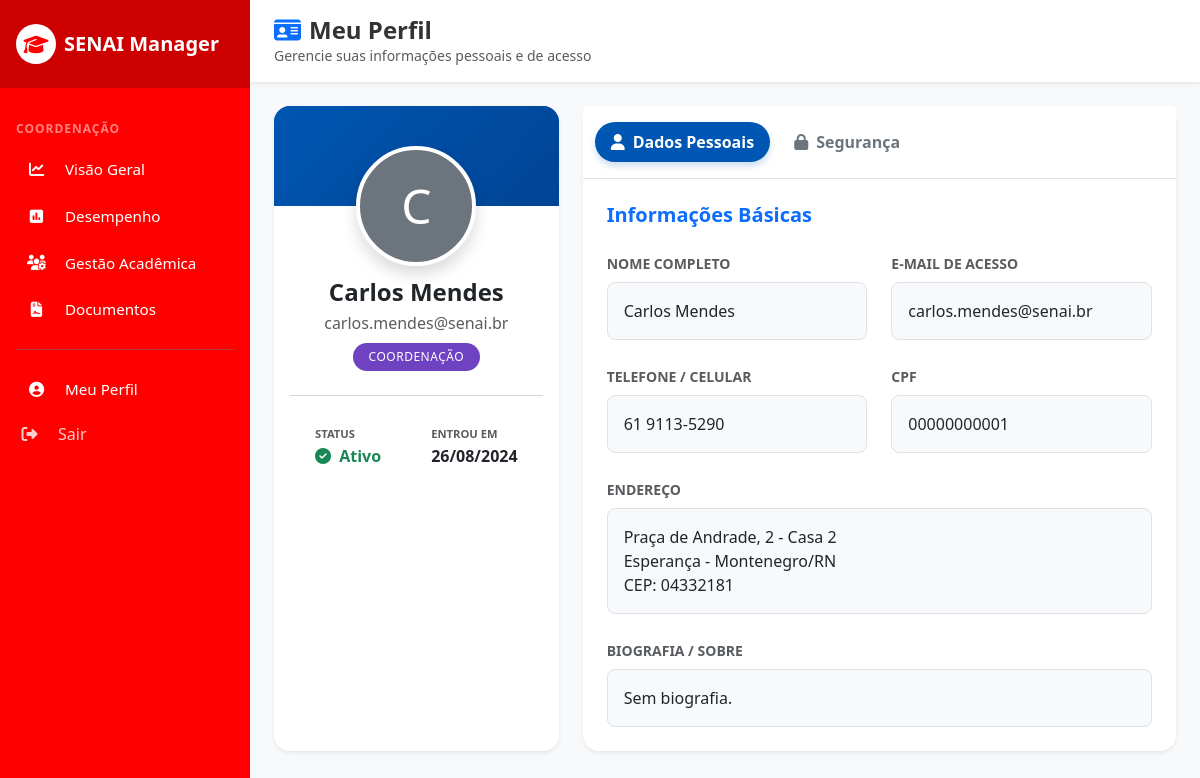
Page /dashboards/perfil/ (signed in) on the committed database.
### apps/usuarios/models.py (models this page shows, shortened)
class Profile(models.Model):
    TIPOS_PERFIL = (
        ('aluno', 'Aluno'),
        ('professor', 'Professor'),
        ('secretaria', 'Secretaria'),
        ('coordenacao', 'Coordenação'),
    )
    user = models.OneToOneField(User, on_delete=models.CASCADE, related_name='profile')
    tipo = models.CharField(max_length=20, choices=TIPOS_PERFIL)
    telefone = models.CharField(max_length=15, blank=True, null=True)
    data_nascimento = models.DateField(null=True, blank=True)
    cpf = models.CharField(max_length=14, unique=True, null=True)
    cep = models.CharField(max_length=9, blank=True, null=True)
    logradouro = models.CharField(max_length=255, blank=True, null=True)
    numero = models.CharField(max_length=30, blank=True, null=True)
    bairro = models.CharField(max_length=100, blank=True, null=True)
    cidade = models.CharField(max_length=80, blank=True, null=True)
    estado = models.CharField(max_length=2, blank=True, null=True)
    endereco = models.CharField(max_length=255, blank=True, null=True)
    class Meta:
        verbose_name = 'Perfil'
        verbose_name_plural = 'Perfis'

### apps/academico/models.py (models this page shows, shortened)
class Coordenacao(models.Model):
    user = models.OneToOneField(settings.AUTH_USER_MODEL, on_delete=models.CASCADE, primary_key=True)
    registro_administrativo = models.CharField(max_length=50, unique=True, blank=True, null=True)
    nivel_acesso = models.CharField(max_length=50, blank=True, null=True)
    area_coordenacao = models.CharField(max_length=100, blank=True, null=True)
    data_inicio_funcao = models.DateField(blank=True, null=True)
    pode_finalizar_boletim = models.BooleanField(default=False)
    pode_aprovar_turma = models.BooleanField(default=False)
    pode_gerenciar_perfis = models.BooleanField(default=False)
    cod_endereco = models.ForeignKey(Endereco, on_delete=models.SET_NULL, null=True, blank=True)
    class Meta:
        verbose_name = 'Coordenação'
        verbose_name_plural = 'Coordenação'
        db_table = 'academico_coordenacao'

class Endereco(models.Model):
    cep = models.CharField(max_length=10, blank=True, null=True)
    logradouro = models.CharField(max_length=255, blank=True, null=True)
    numero = models.CharField(max_length=20, blank=True, null=True)
    complemento = models.CharField(max_length=100, blank=True, null=True)
    bairro = models.CharField(max_length=100, blank=True, null=True)
    cidade = models.CharField(max_length=100, blank=True, null=True)
    estado = models.CharField(max_length=2, blank=True, null=True)
    class Meta:
        verbose_name = 'Endereço'
        verbose_name_plural = 'Endereços'
        db_table = 'academico_endereco'

### apps/dashboards/views.py (the view, shortened to what this page needs)
# urls.py: path('perfil/', perfil_view, name='perfil'),
@login_required
def perfil_view(request):
    context = {}
    try:
        if not hasattr(request.user, 'profile'):
            context['tipo_usuario'] = 'desconhecido'
            return render(request, "dashboards/perfil.html", context)
        profile = request.user.profile
        context['tipo_usuario'] = profile.tipo
        if profile.tipo == 'aluno':
            try:
                aluno = Aluno.objects.select_related('turma_atual', 'turma_atual__id_curso', 'cod_endereco').get(user=request.user)
                context['perfil_dado'] = aluno
                if aluno.turma_atual:
                    context['turma'] = aluno.turma_atual
                    context['curso'] = aluno.turma_atual.id_curso
            except Aluno.DoesNotExist:
                context['erro_perfil'] = "Registro de aluno não encontrado."
        elif profile.tipo == 'secretaria':
            try:
                context['perfil_dado'] = Secretaria.objects.select_related('cod_endereco').get(user=request.user)
            except Secretaria.DoesNotExist:
                pass
        elif profile.tipo == 'coordenacao':
            try:
                context['perfil_dado'] = Coordenacao.objects.select_related('cod_endereco').get(user=request.user)
            except Coordenacao.DoesNotExist:
                pass
    except Exception as e:
        context['erro_perfil'] = f"Erro inesperado ao carregar perfil: {str(e)}"
    return render(request, "dashboards/perfil.html", context)

### templates/dashboards/perfil.html (shortened to what this page needs)
{% extends 'base.html' %}
{% load static %}
{% block content %}
<div class="layout-wrapper d-flex bg-light">
    {% include 'includes/sidebar.html' %}
    <div id="main-content" class="flex-grow-1 transition-all">
        <header class="bg-white sticky-top shadow-sm py-3 px-4 mb-4">
            <div class="d-flex justify-content-between align-items-center">
                <div>
                    <h1 class="header-title mb-0 h4"><i class="fas fa-id-card me-2 text-primary"></i>Meu Perfil</h1>
                    <p class="text-muted small mb-0">Gerencie suas informações pessoais e de acesso</p>
                </div>
            </div>
        </header>
        <div class="container-fluid px-4 pb-5">
            <div class="row g-4">
                <div class="col-lg-4">
                    <div class="card border-0 shadow-sm rounded-4 overflow-hidden h-100">
                        <div class="card-body text-center pt-0 position-relative">
                            <div class="position-absolute top-0 start-50 translate-middle">
                                {% if user.profile.foto %}
                                    <img src="{{ user.profile.foto.url }}" class="rounded-circle border border-4 border-white shadow" width="120" height="120" alt="Foto de {{ user.get_full_name }}" style="object-fit: cover;">
                                {% else %}
                                    <div class="rounded-circle border border-4 border-white shadow bg-secondary text-white d-flex align-items-center justify-content-center" style="width: 120px; height: 120px; font-size: 3rem;">
                                        {{ user.first_name|first }}
                                    </div>
                                {% endif %}
                            </div>
                            <div class="mt-5 pt-4">
                                <h4 class="fw-bold text-dark mb-1">{{ user.get_full_name }}</h4>
                                <p class="text-muted mb-2">{{ user.email }}</p>
                                <span class="badge rounded-pill
                                    {% if tipo_usuario == 'aluno' %}bg-primary
                                    {% elif tipo_usuario == 'professor' %}bg-success
                                    {% elif tipo_usuario == 'coordenacao' %}bg-purple
                                    {% else %}bg-secondary{% endif %} px-3 py-2 text-uppercase" style="letter-spacing: 0.5px;">
                                    {{ user.profile.get_tipo_display|default:tipo_usuario }}
                                </span>
                            </div>
                            <hr class="my-4 text-muted opacity-25">
                            <div class="d-flex justify-content-around text-start">
                                <div>
                                    <small class="text-uppercase text-muted fw-bold" style="font-size: 0.7rem;">Status</small>
                                    <div class="fw-bold text-success"><i class="fas fa-check-circle me-1"></i> Ativo</div>
                                </div>
                                <div>
                                    <small class="text-uppercase text-muted fw-bold" style="font-size: 0.7rem;">Entrou em</small>
                                    <div class="fw-bold text-dark">{{ user.date_joined|date:"d/m/Y" }}</div>
                                </div>
                            </div>
                        </div>
                    </div>
                </div>
                <div class="col-lg-8">
                    <div class="card border-0 shadow-sm rounded-4 h-100">
                        <div class="card-header bg-white border-bottom py-3">
                            <ul class="nav nav-pills card-header-pills" id="perfilTabs" role="tablist">
                                <li class="nav-item">
                                    <button class="nav-link active rounded-pill fw-bold" id="dados-tab" data-bs-toggle="tab" data-bs-target="#dados" type="button"><i class="fas fa-user me-2"></i>Dados Pessoais</button>
                                </li>
                                <li class="nav-item ms-2">
                                    <button class="nav-link rounded-pill fw-bold" id="seguranca-tab" data-bs-toggle="tab" data-bs-target="#seguranca" type="button"><i class="fas fa-lock me-2"></i>Segurança</button>
                                </li>
                            </ul>
                        </div>
                        <div class="card-body p-4">
                            <div class="tab-content" id="perfilTabsContent">
                                <div class="tab-pane fade show active" id="dados" role="tabpanel">
                                    <h5 class="fw-bold mb-4 text-primary">Informações Básicas</h5>
                                    <div class="row g-4">
                                        <div class="col-md-6">
                                            <label class="form-label text-muted small text-uppercase fw-bold">Nome Completo</label>
                                            <div class="p-3 bg-light rounded-3 border fw-medium text-dark">
                                                {{ user.get_full_name }}
                                            </div>
                                        </div>
                                        <div class="col-md-6">
                                            <label class="form-label text-muted small text-uppercase fw-bold">E-mail de Acesso</label>
                                            <div class="p-3 bg-light rounded-3 border fw-medium text-dark">
                                                {{ user.email }}
                                            </div>
                                        </div>
                                        <div class="col-md-6">
                                            <label class="form-label text-muted small text-uppercase fw-bold">Telefone / Celular</label>
                                            <div class="p-3 bg-light rounded-3 border fw-medium text-dark">
                                                {{ user.profile.telefone|default:"Não informado" }}
                                            </div>
                                        </div>
                                        <div class="col-md-6">
                                            <label class="form-label text-muted small text-uppercase fw-bold">CPF</label>
                                            <div class="p-3 bg-light rounded-3 border fw-medium text-dark">
                                                {{ user.profile.cpf|default:"***.***.***-**" }}
                                            </div>
                                        </div>
                                        <div class="col-12">
                                            <label class="form-label text-muted small text-uppercase fw-bold">Endereço</label>
                                            <div class="p-3 bg-light rounded-3 border fw-medium text-dark">
                                                {% if perfil_dado.cod_endereco %}
                                                    {{ perfil_dado.cod_endereco.logradouro|default:"" }}{% if perfil_dado.cod_endereco.numero %}, {{ perfil_dado.cod_endereco.numero }}{% endif %}
                                                    {% if perfil_dado.cod_endereco.complemento %} - {{ perfil_dado.cod_endereco.complemento }} {% endif %}
                                                    <br>
                                                    {{ perfil_dado.cod_endereco.bairro|default:"" }} - {{ perfil_dado.cod_endereco.cidade|default:"" }}/{{ perfil_dado.cod_endereco.estado|default:"" }}
                                                    <br>
                                                    CEP: {{ perfil_dado.cod_endereco.cep|default:"--" }}
                                                {% elif user.profile.logradouro or user.profile.bairro %}
                                                    {{ user.profile.logradouro|default:"" }}{% if user.profile.numero %}, {{ user.profile.numero }}{% endif %}
                                                    <br>
                                                    {{ user.profile.bairro|default:"" }} - {{ user.profile.cidade|default:"" }}/{{ user.profile.estado|default:"" }}
                                                    <br>
                                                    CEP: {{ user.profile.cep|default:"--" }}
                                                {% else %}
                                                    <span class="text-muted fst-italic">Endereço não cadastrado</span>
                                                {% endif %}
                                            </div>
                                        </div>
                                        <div class="col-12">
                                            <label class="form-label text-muted small text-uppercase fw-bold">Biografia / Sobre</label>
                                            <div class="p-3 bg-light rounded-3 border fw-medium text-dark">
                                                {{ user.profile.bio|default:"Sem biografia." }}
                                            </div>
                                        </div>
                                    </div>
                                </div>
                            </div>
                        </div>
                    </div>
                </div>
            </div>
        </div>
    </div>
</div>
{% endblock %}

### static/css/style.css (style rules this page uses)
:root { --primary-color: #FF0000; --primary-dark: #CC0000; --secondary-color: #FF3333; --accent-color: #FFF5F5; --text-light: #FFFFFF; --text-dark: #333333; --sidebar-width: 250px; }
html, body { height: 100%; margin: 0; font-family: 'Segoe UI', Roboto, 'Helvetica Neue', Arial, sans-serif; background-color: #f5f6f8; }
.layout-wrapper { min-height: 100vh; display: flex; width: 100%; overflow-x: hidden; }
#main-content { flex-grow: 1; display: flex; flex-direction: column; min-width: 0; transition: margin-left 0.3s ease; }
.header-title { font-size: 1.5rem; font-weight: 700; color: var(--text-dark); line-height: 1.2; }
.card { border: none; border-radius: 8px; box-shadow: 0 2px 6px rgba(0,0,0,0.04); transition: transform 0.2s ease, box-shadow 0.2s ease; background-color: #fff; }
.card-header { background-color: transparent; border-bottom: 1px solid rgba(0,0,0,0.05); padding: 1rem 1.25rem; }
.badge { font-weight: 500; padding: 0.5em 0.8em; }

### static/css/home.css (style rules this page uses)
:root { --senai-red: #c41e3a; --senai-dark: #1a1a1a; --senai-light: #f8f9fa; --gradient-primary: linear-gradient(135deg, #c41e3a 0%, #e74c3c 100%); --gradient-secondary: linear-gradient(135deg, #2c3e50 0%, #34495e 100%); --transition: all 0.3s cubic-bezier(0.25, 0.46, 0.45, 0.94); --spacing-xs: clamp(0.5rem, 2vw, 1rem); --spacing-sm: clamp(1rem, 2.5vw, 1.5rem); --spacing-md: clamp(1.5rem, 3vw, 2rem); --spacing-lg: clamp(2rem, 4vw, 3rem); --spacing-xl: clamp(3rem, 5vw, 4rem); --font-size-h1: clamp(1.8rem, 6vw, 3.5rem); --font-size-h2: clamp(1.4rem, 4vw, 2.5rem); --font-size-h5: clamp(1rem, 2.5vw, 1.3rem); --font-size-body: clamp(0.85rem, 1.5vw, 1rem); }
@media (max-width: 1200px) { .container-fluid { padding-left: var(--spacing-sm); padding-right: var(--spacing-sm); } }

### static/css/buttons.css (style rules this page uses)
:root { --senai-red: #FF0000; --senai-red-dark: #CC0000; --senai-gray: #6c757d; --senai-danger: #dc3545; --animation-speed: 0.2s; }

### templates/dashboards/perfil.html (style rules this page uses)
.bg-purple { background-color: #6f42c1; color: white; }
.nav-pills .nav-link { color: #6c757d; transition: all 0.2s; }
.nav-pills .nav-link.active { background-color: #0056b3; color: white; box-shadow: 0 4px 6px rgba(0,86,179,0.2); }

### rows in the picture
Coordenacao: cod_endereco.logradouro "Praça de Andrade", cod_endereco.numero "2", cod_endereco.complemento "Casa 2", cod_endereco.bairro "Esperança", cod_endereco.cidade "Montenegro", cod_endereco.estado "RN", cod_endereco.cep "04332181"

### other values in the picture
{{ user.first_name|first }} "C"
{{ user.get_full_name }} "Carlos Mendes"
{{ user.email }} "carlos.mendes@senai.br"
{{ user.profile.get_tipo_display|default:tipo_usuario }} "COORDENAÇÃO"
{{ user.date_joined|date:"d/m/Y" }} "26/08/2024"
{{ user.profile.telefone|default:"Não informado" }} "61 9113-5290"
{{ user.profile.cpf|default:"***.***.***-**" }} "00000000001"
{{ user.profile.bio|default:"Sem biografia." }} "Sem biografia."
